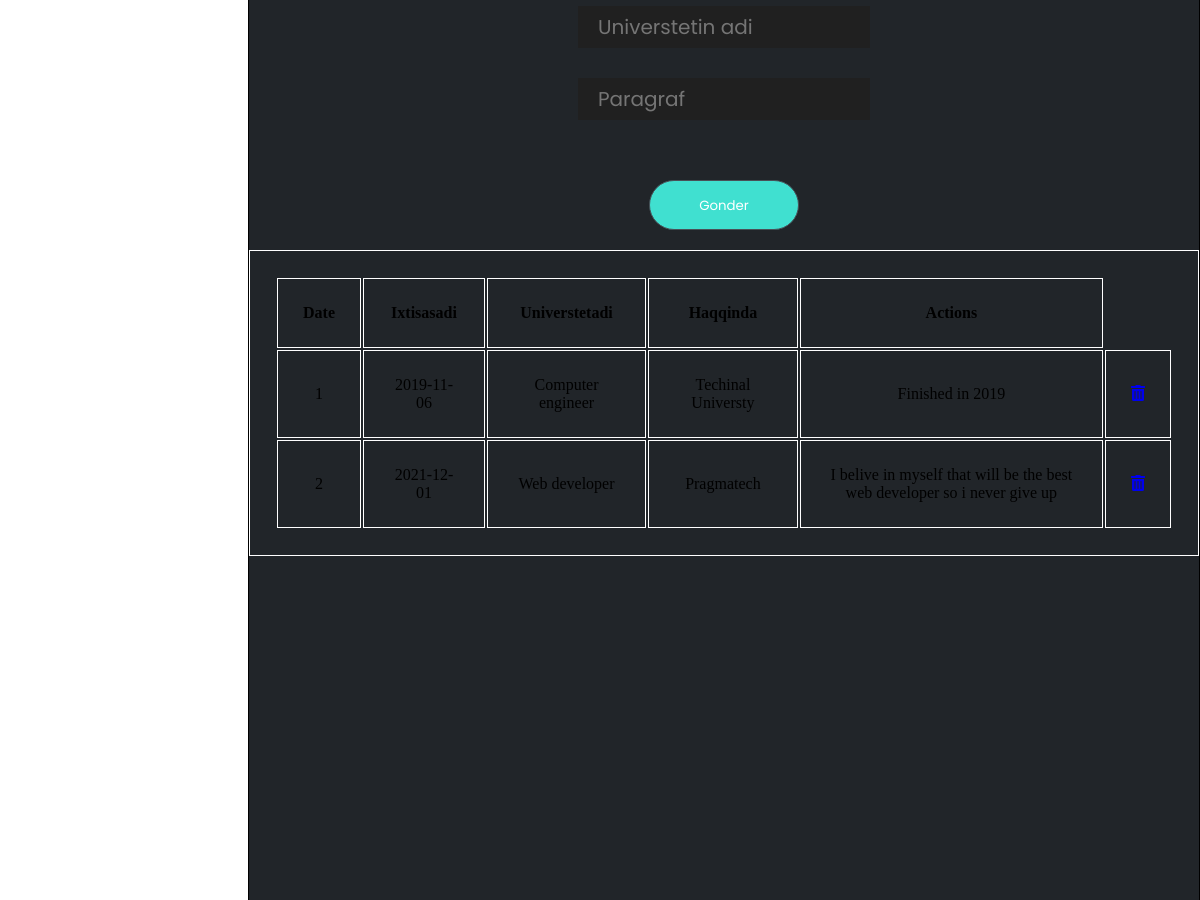
Page /nurlan (middle part) on the earlier database version.
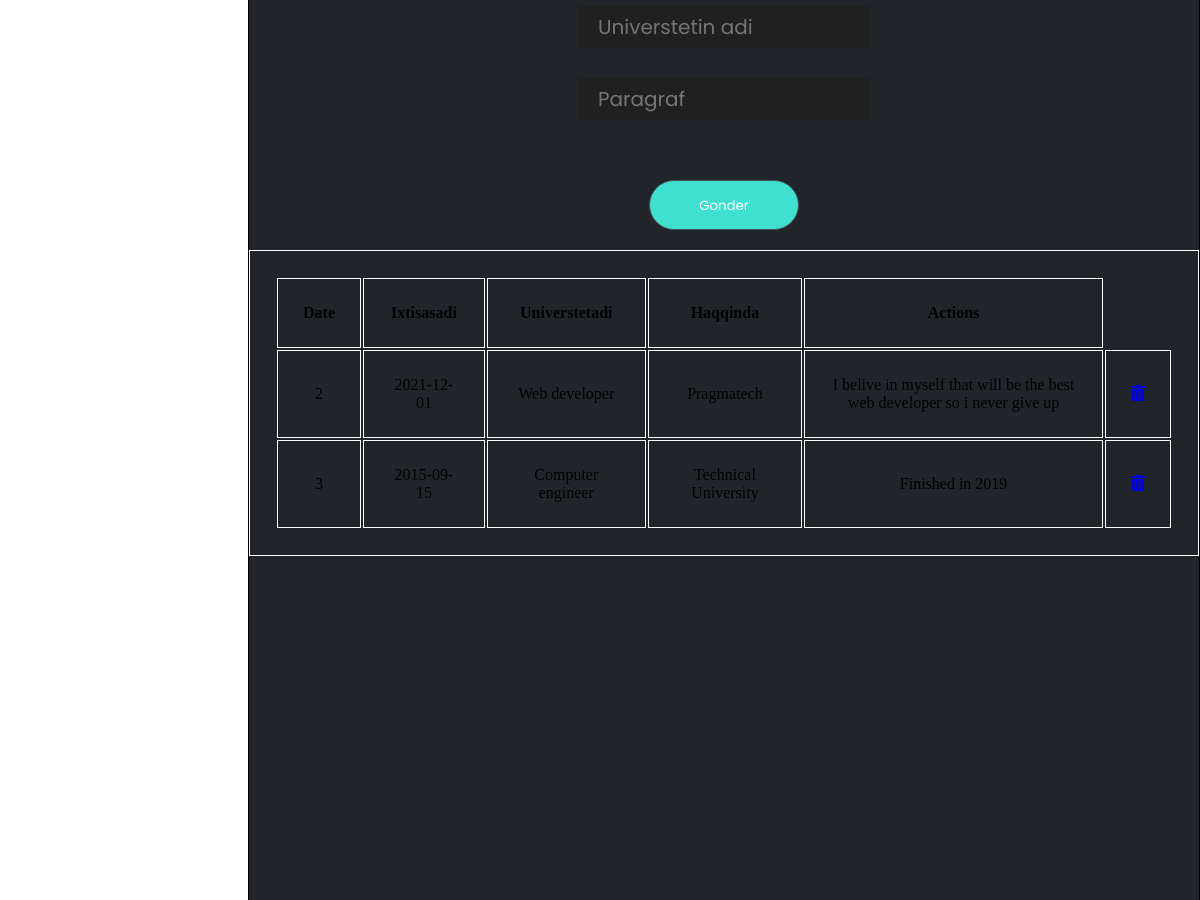
Same page on the later database version.
### app.py (models this page shows)
class Task(db.Model):
    n_id = db.Column(db.Integer, primary_key=True)
    n_date = db.Column(db.String(120))
    n_ixtisas = db.Column(db.String(80))
    n_universtet = db.Column(db.String(120))
    n_haqqinda = db.Column(db.String(120))

### app.py (the view, shortened to what this page needs)
@app.route('/nurlan',methods=['GET','POST'])
def admin_indexx():
  butuntasklar=Task.query.all()
  return render_template('admin.html',tasklar=butuntasklar)

### templates/admin.html (shortened to what this page needs)
<!DOCTYPE html>
<html lang="en">
<head>
    <link rel="stylesheet" href="../static/admin.css">
    <link rel="stylesheet" href="https://pro.fontawesome.com/releases/v5.10.0/css/all.css" />
</head>
<body>
    <section id="Resume">
        <div class="container1">
            <div class="center">
                <div class="movcud">
                    <div class="ikinc ">
                        <div class="soninput ">
                            <form action="/nurlan" method="POST" enctype="multipart/form-data">
                                <div class="labelinput ">
                                    <input type="text " placeholder="Universtetin adi" name='universtet'>
                                    <input type="text " placeholder="Paragraf" name='haqqinda'>
                                </div>
                                <div>
                                    <div class="button1 "> <button type="submit ">
                                    <p>Gonder</p>
                                </button></div>
                                </div>
                            </form>
                        </div>
                    </div>
                    <table class="table">
                        <tr>
                            <th scope="col">Date</th>
                            <th scope="col">Ixtisasadi</th>
                            <th scope="col">Universtetadi</th>
                            <th scope="col">Haqqinda</th>
                            <th scope="col">Actions</th>
                        </tr>
                        {% for task in tasklar %}
                        <tr>
                            <td>{{task.n_id}}</td>
                            <td>{{task.n_date}}</td>
                            <td>{{task.n_ixtisas}}</td>
                            <td>{{task.n_universtet}}</td>
                            <td>{{task.n_haqqinda}}</td>
                            <td>
                                <a href="/nurlan/delete/{{task.n_id}}"><i class="fas fa-trash-alt"></i></a>
                            </td>
                        </tr>
                        {% endfor %}
                    </table>
                </div>
            </div>
        </div>
    </section>
</body>
</html>

Differences in the rows shown:
removed Task: n_id "1", n_date "2019-11-06", n_ixtisas "Computer engineer", n_universtet "Techinal Universty", n_haqqinda "Finished in 2019"
added Task: n_id "3", n_date "2015-09-15", n_ixtisas "Computer engineer", n_universtet "Technical University", n_haqqinda "Finished in 2019"
